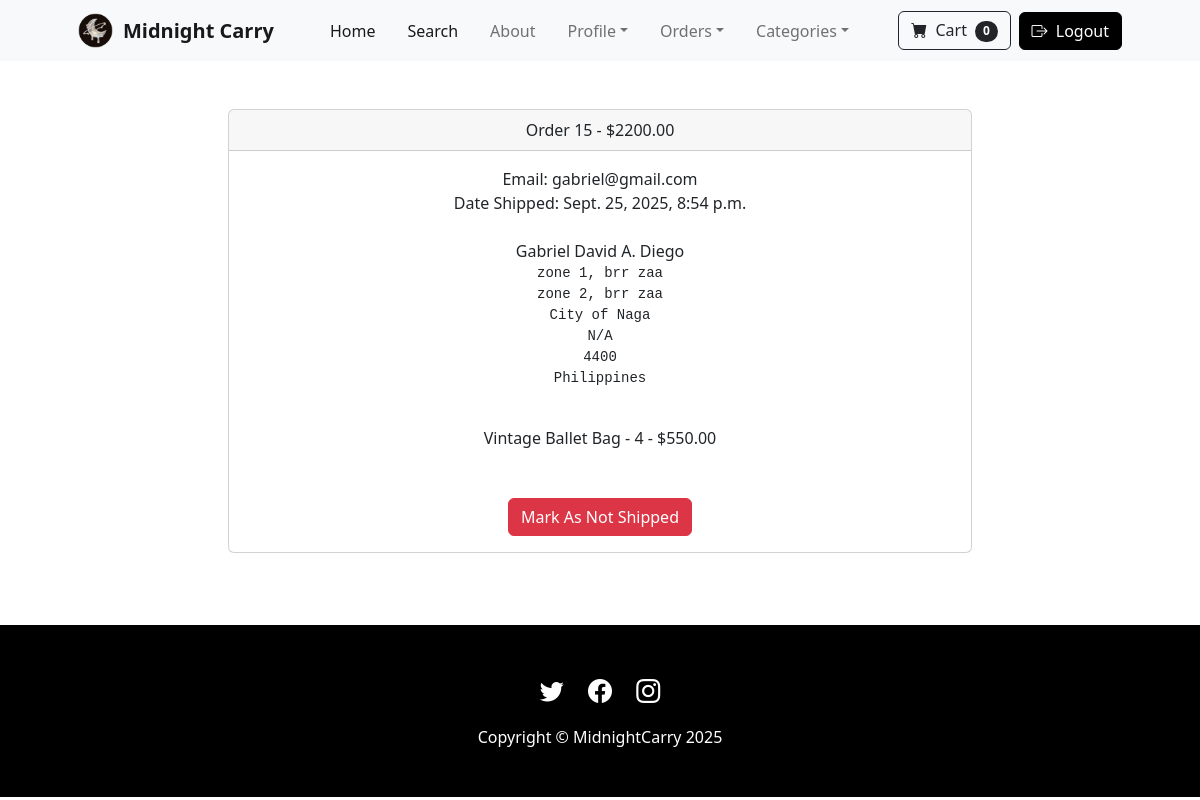
/payment/orders/15 (signed in), run on an earlier commit of the app's database.
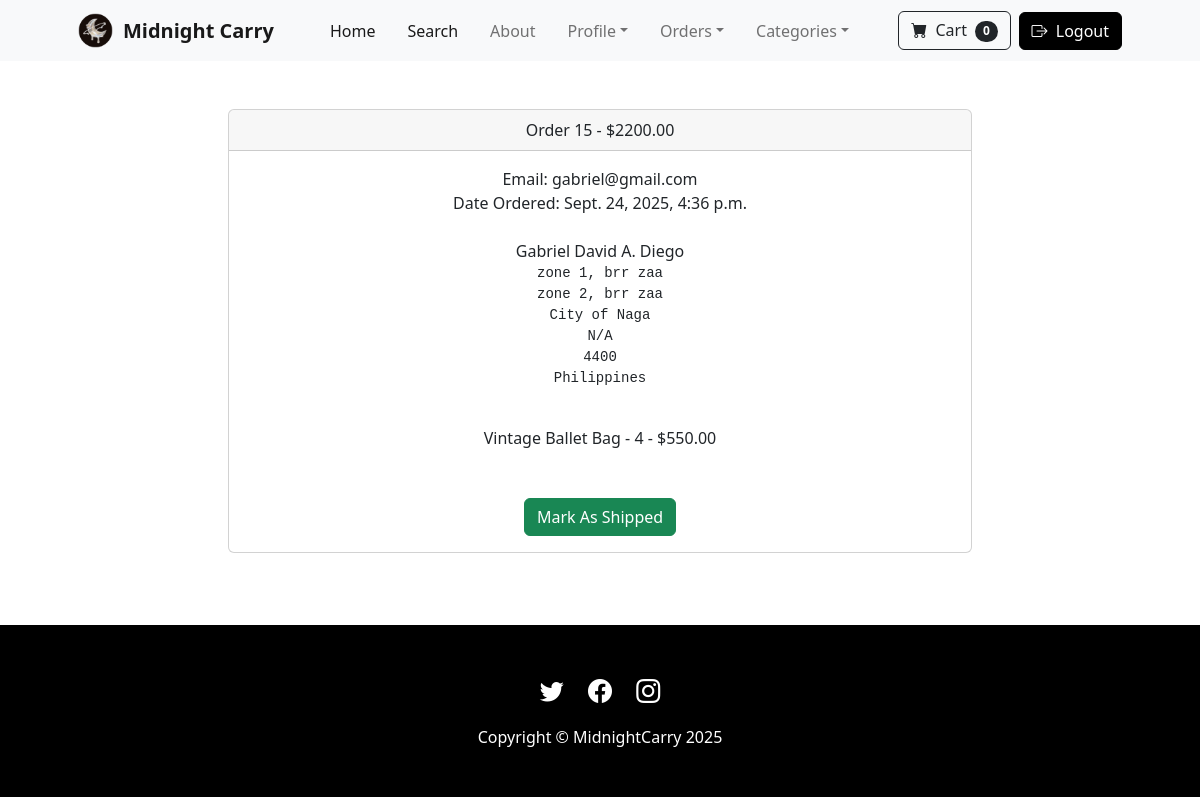
And on a later commit of the database.
### payment/models.py (models this page shows, shortened)
class Order(models.Model):
	user = models.ForeignKey(User, on_delete=models.CASCADE, null=True, blank=True)
	full_name = models.CharField(max_length=250)
	email = models.EmailField(max_length=250)
	shipping_address = models.TextField(max_length=15000)
	amount_paid = models.DecimalField(max_digits=7, decimal_places=2)
	date_ordered = models.DateTimeField(auto_now_add=True)
	shipped = models.BooleanField(default=False)
	date_shipped = models.DateTimeField(blank=True, null=True)

class OrderItem(models.Model):
	order = models.ForeignKey(Order, on_delete=models.CASCADE, null=True)
	product = models.ForeignKey(Product, on_delete=models.CASCADE, null=True)
	user = models.ForeignKey(User, on_delete=models.CASCADE, null=True, blank=True)
	quantity = models.PositiveBigIntegerField(default=1)
	price = models.DecimalField(max_digits=7, decimal_places=2)

### store/models.py (models this page shows)
class Product(models.Model):
	name = models.CharField(max_length=100)
	price = models.DecimalField(default=0, decimal_places=2, max_digits=6)
	category = models.ForeignKey(Category, on_delete=models.CASCADE, default=1)
	description = models.CharField(max_length=250, default='', blank=True, null=True)
	image = models.ImageField(upload_to='uploads/product/')
	is_sale = models.BooleanField(default=False)
	sale_price = models.DecimalField(default=0, decimal_places=2, max_digits=6)
	def __str__(self):
		return self.name

### payment/views.py (the view, shortened to what this page needs)
# urls.py: path('orders/<int:pk>', views.orders, name='orders'),
def orders(request, pk):
    if request.user.is_authenticated and request.user.is_superuser:
        order = Order.objects.get(id=pk)
        items = OrderItem.objects.filter(order=pk)
        return render(request, 'payment/orders.html', {"order": order, "items": items})
    else:
        messages.success(request, "Access Denied")
        return redirect('home')

### cart/cart.py (called while the page is built)
	def __len__(self):
		return len(self.cart)

### cart/context_processors.py (called while the page is built)
def cart(request):
	return {'cart': Cart(request)}

### payment/templates/payment/orders.html (shortened to what this page needs)
{% extends 'base.html' %}
{% block content %}
        <div class="container">
        	<div class="row">
        		<center>
        			<div class="col-8">
        				<br/><br/>
<div class="card">
  <div class="card-header">
    Order {{ order.id}} - ${{order.amount_paid}}
  </div>
  <div class="card-body">
    Email: {{ order.email}}<br/>
    {% if order.date_shipped %}
      Date Shipped: {{ order.date_shipped}}
    {% else %}
     Date Ordered: {{ order.date_ordered}}
    {% endif %}
    <br/><br/>
    {{ order.full_name }}<br/>
    <pre>{{ order.shipping_address }}
    </pre>
    {% for item in items %}
      {{ item.product }} - {{ item.quantity }} - ${{ item.price }}<br/>
    {% endfor %}
    <br/><br/>
    {% if not order.shipped %}
    <form method="POST">
      <button type="Submit" class="btn btn-success">Mark As Shipped</button>
    {% else %}
    <form method="POST">
      <button type="Submit" class="btn btn-danger">Mark As Not Shipped</button>
    {% endif %}
  </div>
</div>
<br/>
<br/><br/>
        			</div>
        		</center>
        	</div>
        </div>
{% endblock %}

### store/templates/base.html (shortened to what this page needs)
{% load static %}
<!DOCTYPE html>
<html lang="en">
    <head>
        <link href="https://cdn.jsdelivr.net/npm/bootstrap-icons@1.5.0/font/bootstrap-icons.css" rel="stylesheet" />
        <link href="{% static 'css/styles.css' %}" rel="stylesheet" />
    </head>
    <body>
        {% include 'navbar.html' %}
        {% block content %}
        {% endblock %}
        <footer class="py-5" style="background-color: #000000;">
            <div class="container">
                <div class="d-flex flex-column align-items-center">
                    <div class="mb-3">
                        <a href="https://twitter.com" target="_blank" class="social-icon"><i class="bi bi-twitter"></i></a>
                        <a href="https://facebook.com" target="_blank" class="social-icon"><i class="bi bi-facebook"></i></a>
                        <a href="https://instagram.com" target="_blank" class="social-icon"><i class="bi bi-instagram"></i></a>
                    </div>
                    <p class="m-0 text-center text-white">Copyright &copy; MidnightCarry 2025</p>
                </div>
            </div>
        </footer>
    </body>
</html>

### store/templates/navbar.html (shortened to what this page needs)
{% load static %}
<nav class="navbar navbar-expand-lg navbar-light bg-light">
    <div class="container px-4 px-lg-5">
        <a class="navbar-brand d-flex align-items-center" href="{% url 'home' %}">
            <img src="{% static 'assets/mid1.png' %}" style="height: 35px; margin-right: 10px;" alt="Midnight Carry Logo">
            <span class="fw-bold">Midnight Carry</span>
        </a>
        <div class="collapse navbar-collapse" id="navbarSupportedContent">
            <ul class="navbar-nav me-auto mb-2 mb-lg-0 ms-lg-4">
                <li class="nav-item mx-2">
                    <a class="nav-link active" aria-current="page" href="{% url 'home' %}" style="transition: all 0.15s ease-in-out;" onmouseover="this.style.backgroundColor='#ffd6e4'; this.style.color='#000000'; this.style.borderRadius='5px';" onmouseout="this.style.backgroundColor='transparent'; this.style.color='#212529'; this.style.borderRadius='0';">Home</a>
                </li>
                <li class="nav-item mx-2">
                    <a class="nav-link active" aria-current="page" href="{% url 'search' %}" style="transition: all 0.15s ease-in-out;" onmouseover="this.style.backgroundColor='#ffd6e4'; this.style.color='#000000'; this.style.borderRadius='5px';" onmouseout="this.style.backgroundColor='transparent'; this.style.color='#212529'; this.style.borderRadius='0';">Search</a>
                </li>
                <li class="nav-item mx-2">
                    <a class="nav-link" href="{% url 'about' %}" style="transition: all 0.15s ease-in-out;" onmouseover="this.style.backgroundColor='#ffd6e4'; this.style.color='#000000'; this.style.borderRadius='5px';" onmouseout="this.style.backgroundColor='transparent'; this.style.color='#212529'; this.style.borderRadius='0';">About</a>
                </li>
                {% if user.is_authenticated %}
                <li class="nav-item dropdown mx-2">
                    <a class="nav-link dropdown-toggle" id="navbarDropdownProfile" href="#" role="button" data-bs-toggle="dropdown" aria-expanded="false" style="transition: all 0.15s ease-in-out;" onmouseover="this.style.backgroundColor='#ffd6e4'; this.style.color='#000000'; this.style.borderRadius='5px';" onmouseout="this.style.backgroundColor='transparent'; this.style.color='#212529'; this.style.borderRadius='0';">Profile</a>
                </li>
                {% if user.is_superuser %}
                <li class="nav-item dropdown mx-2">
                    <a class="nav-link dropdown-toggle" id="navbarDropdownOrders" href="#" role="button" data-bs-toggle="dropdown" aria-expanded="false" style="transition: all 0.15s ease-in-out;" onmouseover="this.style.backgroundColor='#ffd6e4'; this.style.color='#000000'; this.style.borderRadius='5px';" onmouseout="this.style.backgroundColor='transparent'; this.style.color='#212529'; this.style.borderRadius='0';">Orders</a>
                </li>
                {% endif %}
                <li class="nav-item dropdown mx-2">
                    <a class="nav-link dropdown-toggle" id="navbarDropdownCategories" href="#" role="button" data-bs-toggle="dropdown" aria-expanded="false" style="transition: all 0.15s ease-in-out;" onmouseover="this.style.backgroundColor='#ffd6e4'; this.style.color='#000000'; this.style.borderRadius='5px';" onmouseout="this.style.backgroundColor='transparent'; this.style.color='#212529'; this.style.borderRadius='0';">Categories</a>
                </li>
                {% endif %}
            </ul>
            <form class="d-flex align-items-center">
                <a href="{% url 'cart_summary' %}" class="btn btn-outline-dark me-2" style="transition: all 0.15s ease-in-out;" onmouseover="this.style.backgroundColor='#ffd6e4'; this.style.color='#000000'; this.style.borderColor='#000000';" onmouseout="this.style.backgroundColor='transparent'; this.style.color='#212529'; this.style.borderColor='#212529';">
                    <i class="bi-cart-fill me-1"></i>
                    Cart
                    <span class="badge bg-dark text-white ms-1 rounded-pill" id="cart_quantity">{{ cart|length }}</span>
                </a>
                {% if user.is_authenticated %}
                <a href="{% url 'logout' %}" class="btn btn-dark" style="transition: all 0.15s ease-in-out; background-color: #000000; border-color: #000000;" onmouseover="this.style.backgroundColor='#ffd6e4'; this.style.color='#000000'; this.style.borderColor='#000000';" onmouseout="this.style.backgroundColor='#000000'; this.style.color='#ffffff'; this.style.borderColor='#000000';">
                    <i class="bi-box-arrow-right me-1"></i>
                    Logout
                </a>
                {% endif %}
            </form>
        </div>
    </div>
</nav>

### store/templates/base.html (style rules this page uses)
.social-icon { font-size: 1.5rem; margin: 0 10px; color: #ffffff; transition: color 0.3s ease; }

### store/templates/navbar.html (style rules this page uses)
.navbar-nav .nav-link, .navbar-nav .btn { padding: 0.5rem 1rem; font-size: 1rem; }

What changed in the data, as far as the page shows it:
changed Order "gabriel@gmail.com": date_ordered (not shown) → "Sept. 24, 2025, 4:36 p.m."; shipped True → False (drawn); date_shipped "Sept. 25, 2025, 8:54 p.m." → (not shown)
Also different on the page:
text no longer shown: "Date Shipped: Mark As Not Shipped"
text now shown: "Date Ordered: Mark As Shipped"
